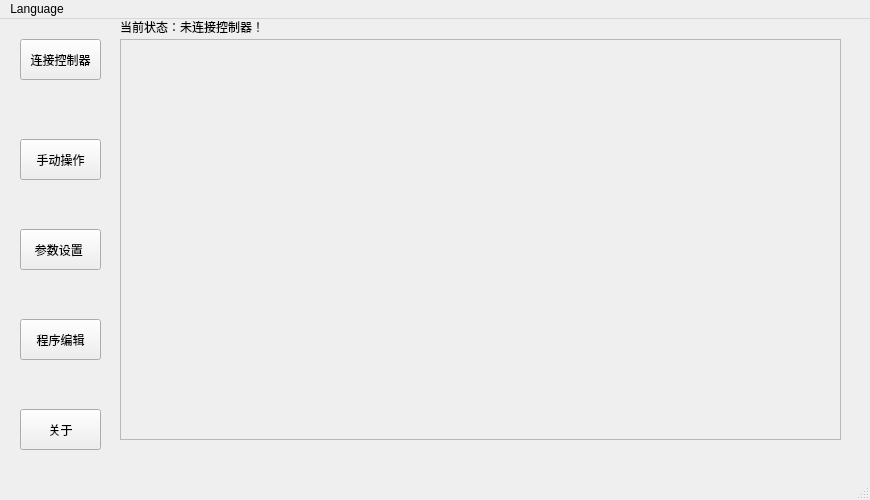
<?xml version="1.0" encoding="UTF-8"?>
<ui version="4.0">
 <class>AMC4030</class>
 <widget class="QMainWindow" name="AMC4030">
  <property name="geometry">
   <rect>
    <x>0</x>
    <y>0</y>
    <width>870</width>
    <height>500</height>
   </rect>
  </property>
  <property name="windowTitle">
   <string/>
  </property>
  <widget class="QWidget" name="centralWidget">
   <widget class="QPushButton" name="Btn_ConnectController">
    <property name="geometry">
     <rect>
      <x>20</x>
      <y>20</y>
      <width>81</width>
      <height>41</height>
     </rect>
    </property>
    <property name="text">
     <string>连接控制器</string>
    </property>
   </widget>
   <widget class="QPushButton" name="Btn_About">
    <property name="geometry">
     <rect>
      <x>20</x>
      <y>390</y>
      <width>81</width>
      <height>41</height>
     </rect>
    </property>
    <property name="text">
     <string>关于</string>
    </property>
   </widget>
   <widget class="QPushButton" name="Btn_ParameterSet">
    <property name="geometry">
     <rect>
      <x>20</x>
      <y>210</y>
      <width>81</width>
      <height>41</height>
     </rect>
    </property>
    <property name="text">
     <string>参数设置 </string>
    </property>
   </widget>
   <widget class="QPushButton" name="Btn_ManualOperate">
    <property name="geometry">
     <rect>
      <x>20</x>
      <y>120</y>
      <width>81</width>
      <height>41</height>
     </rect>
    </property>
    <property name="text">
     <string>手动操作</string>
    </property>
   </widget>
   <widget class="QPushButton" name="Btn_ProgramEdite">
    <property name="geometry">
     <rect>
      <x>20</x>
      <y>300</y>
      <width>81</width>
      <height>41</height>
     </rect>
    </property>
    <property name="text">
     <string>程序编辑</string>
    </property>
   </widget>
   <widget class="QScrollArea" name="scrollArea">
    <property name="geometry">
     <rect>
      <x>120</x>
      <y>20</y>
      <width>721</width>
      <height>401</height>
     </rect>
    </property>
    <property name="verticalScrollBarPolicy">
     <enum>Qt::ScrollBarAlwaysOff</enum>
    </property>
    <property name="horizontalScrollBarPolicy">
     <enum>Qt::ScrollBarAlwaysOff</enum>
    </property>
    <property name="widgetResizable">
     <bool>true</bool>
    </property>
    <widget class="QWidget" name="scrollAreaWidgetContents_4">
     <property name="geometry">
      <rect>
       <x>0</x>
       <y>0</y>
       <width>719</width>
       <height>399</height>
      </rect>
     </property>
    </widget>
   </widget>
   <widget class="QLabel" name="label">
    <property name="geometry">
     <rect>
      <x>120</x>
      <y>0</y>
      <width>261</width>
      <height>16</height>
     </rect>
    </property>
    <property name="text">
     <string>当前状态：未连接控制器！</string>
    </property>
   </widget>
   <widget class="QLabel" name="label_2">
    <property name="geometry">
     <rect>
      <x>410</x>
      <y>0</y>
      <width>261</width>
      <height>16</height>
     </rect>
    </property>
    <property name="text">
     <string/>
    </property>
   </widget>
  </widget>
  <widget class="QStatusBar" name="statusBar"/>
  <widget class="QMenuBar" name="menuBar">
   <property name="geometry">
    <rect>
     <x>0</x>
     <y>0</y>
     <width>870</width>
     <height>23</height>
    </rect>
   </property>
   <widget class="QMenu" name="menu11">
    <property name="title">
     <string>Language</string>
    </property>
    <addaction name="actionChinese"/>
    <addaction name="separator"/>
    <addaction name="actionEnglish"/>
   </widget>
   <addaction name="menu11"/>
  </widget>
  <action name="actionChinese">
   <property name="text">
    <string>中文</string>
   </property>
  </action>
  <action name="actionEnglish">
   <property name="text">
    <string>English</string>
   </property>
  </action>
 </widget>
 <layoutdefault spacing="6" margin="11"/>
 <resources/>
 <connections/>
</ui>
